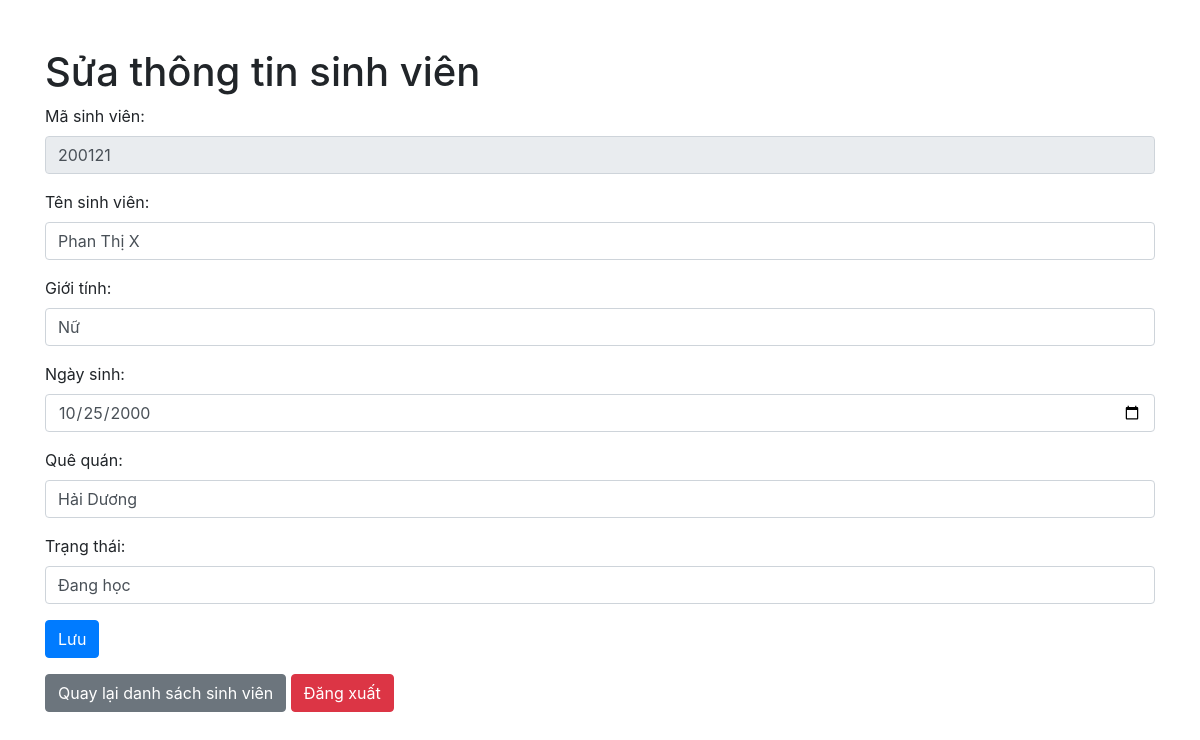
Screenshot of /src/Admin/editStudent.php?ma_sv=200121 (signed in) with the database file from the repository.
### tables this page shows
CREATE TABLE SinhVien (
    MaSV VARCHAR(15) PRIMARY KEY,
    TenSV NVARCHAR(100),
    GioiTinh NVARCHAR(10),
    NgaySinh DATE,
    QueQuan NVARCHAR(100),
	TrangThai NVARCHAR(30)
);

### src/Admin/editStudent.php (the view, shortened to what this page needs)
<?php
include __DIR__ . "/../ConnectSQL/connect.php";
if (isset($_GET['ma_sv'])) {
    $ma_sv = $_GET['ma_sv'];
    $sql = "SELECT * FROM SinhVien WHERE MaSV = ?";
    $stmt = $conn->prepare($sql);
    $stmt->execute([$ma_sv]);
    $sv = $stmt->fetch(PDO::FETCH_OBJ);
} else {
    echo "Không có mã sinh viên.";
    exit();
}
?>
<!DOCTYPE html>
<html lang="vi">
<head>
    <link rel="stylesheet" href="https://stackpath.bootstrapcdn.com/bootstrap/4.5.2/css/bootstrap.min.css">
</head>
<body>
    <div class="container mt-5">
        <h1>Sửa thông tin sinh viên</h1>
        <form method="POST">
            <div class="form-group">
                <label for="ma_sv">Mã sinh viên:</label>
                <input type="text" class="form-control" name="ma_sv" id="ma_sv" value="<?php echo htmlspecialchars($sv->MaSV); ?>" readonly>
            </div>
            <div class="form-group">
                <label for="ten_sv">Tên sinh viên:</label>
                <input type="text" class="form-control" name="ten_sv" id="ten_sv" value="<?php echo htmlspecialchars($sv->TenSV); ?>" required>
            </div>
            <div class="form-group">
                <label for="gioi_tinh">Giới tính:</label>
                <input type="text" class="form-control" name="gioi_tinh" id="gioi_tinh" value="<?php echo htmlspecialchars($sv->GioiTinh); ?>" required>
            </div>
            <div class="form-group">
                <label for="ngay_sinh">Ngày sinh:</label>
                <input type="date" class="form-control" name="ngay_sinh" id="ngay_sinh" value="<?php echo htmlspecialchars($sv->NgaySinh); ?>" required>
            </div>
            <div class="form-group">
                <label for="que_quan">Quê quán:</label>
                <input type="text" class="form-control" name="que_quan" id="que_quan" value="<?php echo htmlspecialchars($sv->QueQuan); ?>" required>
            </div>
            <div class="form-group">
                <label for="trang_thai">Trạng thái:</label>
                <input type="text" class="form-control" name="trang_thai" id="trang_thai" value="<?php echo htmlspecialchars($sv->TrangThai); ?>" required>
            </div>
            <button type="submit" class="btn btn-primary">Lưu</button>
        </form>
        <a href="studentList.php" class="btn btn-secondary mt-3">Quay lại danh sách sinh viên</a>
        <a href="../logout.php" class="btn btn-danger mt-3">Đăng xuất</a>
    </div>
</body>
</html>

### rows the page displays
sinhvien: ma_sv "200121", ten_sv "Phan Thị X", gioi_tinh "Nữ", ngay_sinh "10/25/2000", que_quan "Hải Dương", trang_thai "Đang học"
